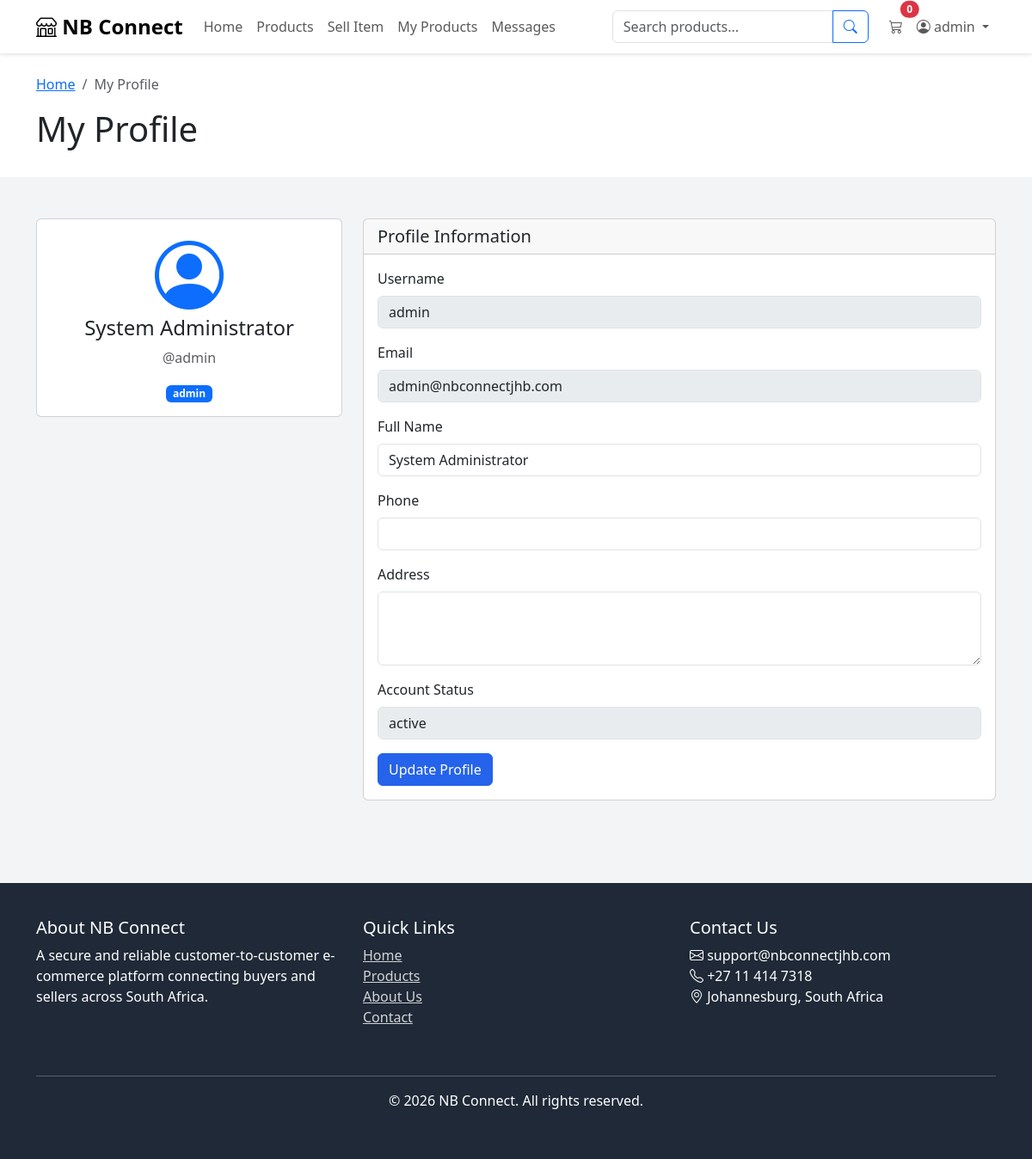
The app's page /profile.php (signed in) with its own data.
### tables this page shows
CREATE TABLE users (
    user_id INT AUTO_INCREMENT PRIMARY KEY,
    username VARCHAR(50) UNIQUE NOT NULL,
    email VARCHAR(100) UNIQUE NOT NULL,
    password VARCHAR(255) NOT NULL,
    full_name VARCHAR(100) NOT NULL,
    phone VARCHAR(20),
    address TEXT,
    role ENUM('customer', 'seller', 'admin') DEFAULT 'customer',
    status ENUM('active', 'inactive', 'suspended') DEFAULT 'active',
    created_at TIMESTAMP DEFAULT CURRENT_TIMESTAMP,
    updated_at TIMESTAMP DEFAULT CURRENT_TIMESTAMP ON UPDATE CURRENT_TIMESTAMP
);

### profile.php (the view, shortened to what this page needs)
<?php
require_once 'includes/header.php';
$userId = $_SESSION['user_id'];
$query = "SELECT * FROM users WHERE user_id = ?";
$stmt = $conn->prepare($query);
$stmt->bind_param("i", $userId);
$stmt->execute();
$result = $stmt->get_result();
$user = $result->fetch_assoc();
?>
<section class="py-4 bg-white">
    <div class="container">
        <nav aria-label="breadcrumb">
            <ol class="breadcrumb">
                <li class="breadcrumb-item"><a href="index.php">Home</a></li>
                <li class="breadcrumb-item active">My Profile</li>
            </ol>
        </nav>
        <h1>My Profile</h1>
    </div>
</section>
<section class="py-5">
    <div class="container">
        <div class="row">
            <div class="col-lg-4 mb-4">
                <div class="card text-center">
                    <div class="card-body">
                        <i class="bi bi-person-circle display-1 text-primary mb-3"></i>
                        <h4><?php echo htmlspecialchars($user['full_name']); ?></h4>
                        <p class="text-muted">@<?php echo htmlspecialchars($user['username']); ?></p>
                        <span class="badge bg-primary"><?php echo htmlspecialchars($user['role']); ?></span>
                    </div>
                </div>
            </div>
            <div class="col-lg-8">
                <div class="card">
                    <div class="card-header">
                        <h5 class="mb-0">Profile Information</h5>
                    </div>
                    <div class="card-body">
                        <form action="profile.php" method="POST" data-validate>
                            <div class="mb-3">
                                <label class="form-label">Username</label>
                                <input type="text" class="form-control" value="<?php echo htmlspecialchars($user['username']); ?>" disabled>
                            </div>
                            <div class="mb-3">
                                <label class="form-label">Email</label>
                                <input type="email" class="form-control" value="<?php echo htmlspecialchars($user['email']); ?>" disabled>
                            </div>
                            <div class="mb-3">
                                <label class="form-label">Full Name</label>
                                <input type="text" class="form-control" name="full_name" required
                                       value="<?php echo htmlspecialchars($user['full_name']); ?>">
                            </div>
                            <div class="mb-3">
                                <label class="form-label">Phone</label>
                                <input type="tel" class="form-control" name="phone"
                                       value="<?php echo htmlspecialchars($user['phone'] ?? ''); ?>">
                            </div>
                            <div class="mb-3">
                                <label class="form-label">Address</label>
                                <textarea class="form-control" name="address" rows="3"><?php echo htmlspecialchars($user['address'] ?? ''); ?></textarea>
                            </div>
                            <div class="mb-3">
                                <label class="form-label">Account Status</label>
                                <input type="text" class="form-control" value="<?php echo htmlspecialchars($user['status']); ?>" disabled>
                            </div>
                            <button type="submit" class="btn btn-primary">Update Profile</button>
                        </form>
                    </div>
                </div>
            </div>
        </div>
    </div>
</section>
<?php require_once 'includes/footer.php'; ?>

### assets/css/style.css (style rules this page uses)
:root { --primary-color: #2563eb; --secondary-color: #1e40af; --accent-color: #f59e0b; --success-color: #10b981; --danger-color: #ef4444; --light-color: #f3f4f6; --dark-color: #1f2937; }
body { font-family: 'Segoe UI', Tahoma, Geneva, Verdana, sans-serif; background-color: var(--light-color); }
.btn-primary { background-color: var(--primary-color); border-color: var(--primary-color); }

### records on screen
users: full_name "System Administrator", username "admin", role "admin", email "admin@nbconnectjhb.com", status "active"

### other values on screen
$cartCount "0"
$username "admin"
